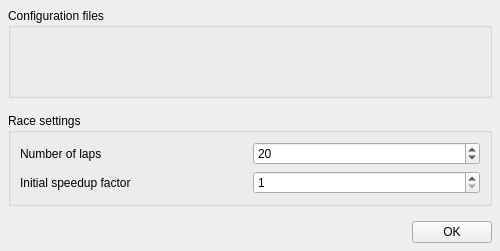
<?xml version="1.0" encoding="UTF-8"?>
<ui version="4.0">
 <class>ControlPanel</class>
 <widget class="QStackedWidget" name="ControlPanel">
  <property name="geometry">
   <rect>
    <x>0</x>
    <y>0</y>
    <width>500</width>
    <height>251</height>
   </rect>
  </property>
  <property name="windowTitle">
   <string>FORSE Control Panel</string>
  </property>
  <widget class="QWidget" name="configPage">
   <layout class="QVBoxLayout" name="verticalLayout_2">
    <property name="spacing">
     <number>15</number>
    </property>
    <property name="margin">
     <number>8</number>
    </property>
    <item>
     <widget class="QGroupBox" name="groupBox">
      <property name="title">
       <string>Configuration files</string>
      </property>
      <layout class="QVBoxLayout" name="verticalLayout">
       <item>
        <widget class="FileChooser" name="teamsFileChooser" native="true"/>
       </item>
       <item>
        <widget class="FileChooser" name="trackFileChooser" native="true"/>
       </item>
       <item>
        <widget class="FileChooser" name="weatherFileChooser" native="true"/>
       </item>
      </layout>
     </widget>
    </item>
    <item>
     <widget class="QGroupBox" name="groupBox_2">
      <property name="title">
       <string>Race settings</string>
      </property>
      <layout class="QVBoxLayout" name="verticalLayout_3">
       <item>
        <layout class="QHBoxLayout" name="horizontalLayout_2">
         <item>
          <widget class="QLabel" name="lapsLabel">
           <property name="text">
            <string>Number of laps</string>
           </property>
          </widget>
         </item>
         <item>
          <widget class="QSpinBox" name="lapsSpinBox">
           <property name="correctionMode">
            <enum>QAbstractSpinBox::CorrectToNearestValue</enum>
           </property>
           <property name="minimum">
            <number>1</number>
           </property>
           <property name="value">
            <number>20</number>
           </property>
          </widget>
         </item>
        </layout>
       </item>
       <item>
        <layout class="QHBoxLayout" name="horizontalLayout_3">
         <item>
          <widget class="QLabel" name="speedupLabel">
           <property name="text">
            <string>Initial speedup factor</string>
           </property>
          </widget>
         </item>
         <item>
          <widget class="QSpinBox" name="speedupSpinBox">
           <property name="minimum">
            <number>1</number>
           </property>
           <property name="maximum">
            <number>20</number>
           </property>
          </widget>
         </item>
        </layout>
       </item>
      </layout>
     </widget>
    </item>
    <item>
     <layout class="QHBoxLayout" name="horizontalLayout">
      <item>
       <spacer name="horizontalSpacer">
        <property name="orientation">
         <enum>Qt::Horizontal</enum>
        </property>
        <property name="sizeHint" stdset="0">
         <size>
          <width>40</width>
          <height>20</height>
         </size>
        </property>
       </spacer>
      </item>
      <item>
       <widget class="QPushButton" name="confirmButton">
        <property name="text">
         <string>OK</string>
        </property>
        <property name="icon">
         <iconset resource="../icons.qrc">
          <normaloff>:/icons/dialog-ok.png</normaloff>:/icons/dialog-ok.png</iconset>
        </property>
       </widget>
      </item>
     </layout>
    </item>
   </layout>
  </widget>
  <widget class="QWidget" name="statusPage"/>
 </widget>
 <customwidgets>
  <customwidget>
   <class>FileChooser</class>
   <extends>QWidget</extends>
   <header>FileChooser</header>
   <container>1</container>
  </customwidget>
 </customwidgets>
 <resources>
  <include location="../icons.qrc"/>
 </resources>
 <connections/>
</ui>
